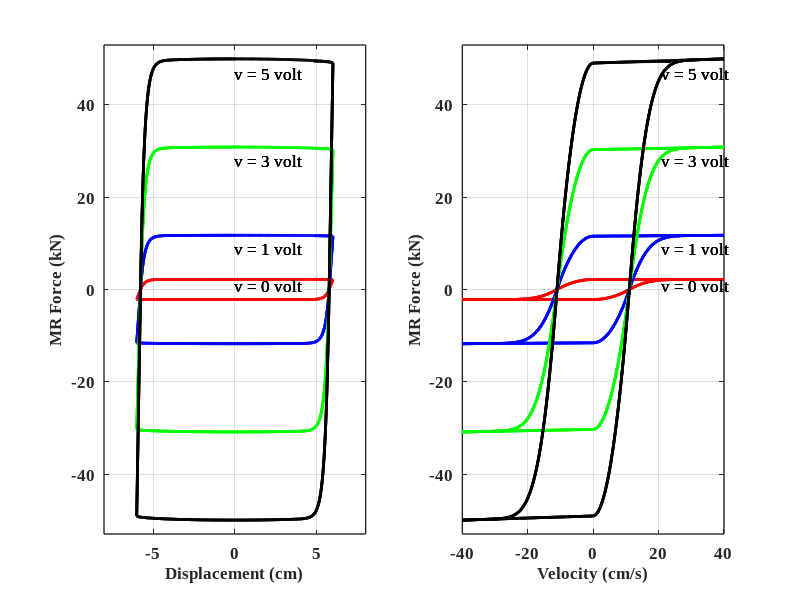

Source code (MATLAB):
%% Structural Dynamics and Vibration Control(M. Azimi et al.)
% This file plots MR damper response based on the given parameters
clear all; clc; close all;
%%
myStructure_ns = 1;
dt   = 0.001;
t    = 0:dt:2;
f = 1; %Hz
% w = 1/(2*pi())*f;
w=9.43;
Z = [  6*sin(w*t);           % cm
        40*cos(w*t)];        % cm/s
Z = 0.01*Z;  %cm to m;
  
%% Parameters are borrowed from "Modeling and control of magnetorheological dampers for seismic response reduction"

% References: 
web('https://scholar.google.com/citations?user=dfhewssAAAAJ&hl=en')
% Azimi, Mohsen. "Design of Structural Vibration Control Using Smart Materials and Devices for Earthquake-Resistant and Resilient Buildings." North Dakota State University: Fargo, ND, USA (2017).
% Azimi, Mohsen, and Asghar Molaei Yeznabad. "Swarm-Based Parallel Control of Adjacent Irregular Buildings Considering Soil–Structure Interaction." Journal of Sensor and Actuator Networks 9, no. 2 (2020): 18.
% 
%% MRdamper Constant Parameters
MRdamper_c0A    = 44;       % N.s/m
MRdamper_c0B    = 440;      % N.s/m . V

MRdamper_alphaA = 1087200;      % N/m
MRdamper_alphaB = 4691600;      % N/m . V

MRdamper_gamma  = 300;       % m^-2
MRdamper_beta   = 300;       % m^-2 
MRdamper_A      = 1.2; 
MRdamper_n      = 1;
MRdamper_eta    = 50;       % s^-1
MRdamper_x0     = 0;         % m 

%% Max. Capacity
MRdamper_Vmax     = 5;              % volt 
MRdamper_Fmax     = 50*10^3;            % N 

%% other Pre-allocations
MRdamper_c0     = [MRdamper_c0A,    zeros(1,max(size(t))-1)];               % Preallocations
MRdamper_alpha  = [MRdamper_alphaA, zeros(1,max(size(t))-1)];               % Preallocations

MRdamper_dz     = zeros(1,max(size(t)));                           % Preallocations
MRdamper_z      = zeros(1,max(size(t)));                           % Preallocations

MRdamper_F      = zeros(1,max(size(t)));                           % Preallocations
MRdamper_V      = 5*ones(1,max(size(t)));                          % Preallocations
MRdamper_u      = 1*ones(1,max(size(t)));                          % Preallocations

%% Parameters are borrowed from "Modeling and control of magnetorheological dampers for seismic response reduction"

for j = 1:4
    v = [0,1,3,5]; 
    MRdamper_V      = v(j)*ones(1,max(size(t)));                          % Preallocations
    
    colorMap = ['r','b','g','k'];

for i=2:numel(Z(1,:))
 %% f_callMRdamper()
 %% Update from the previous state (call from the saved global variables)
 
    v1     = Z(1+myStructure_ns,i-1);  
    v2     = Z(1+myStructure_ns,i);    
    

................................................
................................................
c0A    = MRdamper_c0A;     
c0B    = MRdamper_c0B;     

alphaA = MRdamper_alphaA; 
alphaB = MRdamper_alphaB;  

gamma  = MRdamper_gamma;   
beta   = MRdamper_beta;   
A      = MRdamper_A; 
n      = MRdamper_n;
eta    = MRdamper_eta;     
................................................
z2  = MRdamper_z(i);                   
V   = MRdamper_V(i);

u      = MRdamper_u(i-1); 
uD     = -eta*( u  -  V );
u      =  uD*dt  +  u;

%%     
% Damper constants computation                       
   c0    = c0A    + c0B.*u;  
   alpha = alphaA + alphaB.*u;
   %***********Determination of slopes using RK4***************

% y(i+1) = y(i)+dy
% dy     = 1/6 (k1+2K2+2k3+k4)h

...   k1=f(x(i),y(i))
...   k2=f(x(i)+h/2, y(i)+k1*h/2)
...   k3=f(x(i)+h/2, y(i)+k2*h/2)
...   k4=f(x(i)=h, y(i)+k3*h)
%     h=dt
%***********Determination of slopes using RK4 alt***************
 
kz1 = dt*(  -gamma.*abs(v1).*z2.*abs(z2).^(n-1) - beta.*(v1).*abs(z2).^n + A.*(v1) );

kz2 = dt*(  -gamma.*abs((v1+v2)/2).*(z2+kz1/2).*abs(z2+kz1/2).^(n-1)-beta.*( (v1+v2)/2 ).*abs(z2+kz1/2).^n + A.*( (v1+v2)/2 ) );
 
kz3 = dt*(  -gamma.*abs((v1+v2)/2).*(z2+kz2/2).*abs(z2+kz2/2).^(n-1) - beta.*( (v1+v2)/2 ).*abs(z2+kz2/2).^n + A.*( (v1+v2)/2 ) );
 
kz4 = dt*(  -gamma.*abs(v2).*(z2).*abs(z2).^(n-1)   -beta.* v2.*abs(z2+kz3).^n + A.* v2  );
 
                                                
% Next value of  variable (z)and variable (y)
        dz = (kz1 + 2*kz2 + 2*kz3 + kz4)/6;
        
        z3 = z2 + dz;  

      

%************Damper force using Modified Bouc-Wen model****************
   

  F = alpha.*z3 +  c0.*v2;
  %******************end********************************************
%   F = min(max(-MRdamper_Fmax,F),MRdamper_Fmax);
  
  
  %% Save the current state for the next step
MRdamper_c0(i)     = c0; 
MRdamper_alpha(i)  = alpha; 
MRdamper_dz(i)     = dz;                  
MRdamper_z(i+1)    = z3;                               
MRdamper_F(i)      = F; 
MRdamper_u(i)      = u;                  

end

figure (2); set(figure(2),'position',[300 100 800 400]);
            subplot(1,2,1); grid on; hold on; box on
            
            plot(Z(1,100:end)*100, MRdamper_F(100:end)/1000,colorMap(j), 'LineWidth',2)

            xlabel('Displacement (cm)', 'fontsize',12,'fontname','Times New Roman','FontWeight','Bold')
            ylabel('MR Force (kN)', 'fontsize',12,'fontname','Times New Roman','FontWeight','Bold')
            axis([-8 8 -53 53])

            text(0.01,47,'v = 5 volt','fontsize',12,'fontname','Times New Roman')
            text(0.01,28,'v = 3 volt','fontsize',12,'fontname','Times New Roman')
            text(0.01,9,'v = 1 volt','fontsize',12,'fontname','Times New Roman')
            text(0.01,1,'v = 0 volt','fontsize',12,'fontname','Times New Roman')
            set(gca, 'YTick',[-40, -20,0,20, 40],...
                     'XTick',[-5, 0,5],...
                     'FontWeight','bold','fontname','Times New Roman',...
                     'fontsize',12,...
                      'LineWidth',1);
            ..................................................

            subplot(1,2,2); hold on; box on; grid on;

            plot(Z(2,100:end)*100, MRdamper_F(100:end)/1000,colorMap(j), 'LineWidth',2)


            xlabel('Velocity (cm/s)', 'fontsize',12,'fontname','Times New Roman','FontWeight','Bold')
            ylabel('MR Force (kN)', 'fontsize',12,'fontname','Times New Roman','FontWeight','Bold')
            axis([-40 40 -53 53])

            text(21,47,'v = 5 volt','fontsize',12,'fontname','Times New Roman')
            text(21,28,'v = 3 volt','fontsize',12,'fontname','Times New Roman')
            text(21,9,'v = 1 volt','fontsize',12,'fontname','Times New Roman')
            text(21,1,'v = 0 volt','fontsize',12,'fontname','Times New Roman')

             set(gca, 'YTick',[-40, -20,0,20, 40],...
                      'XTick',[-40, -20,0,20, 40],...
                      'FontWeight','bold','fontname','Times New Roman',...
                      'FontSize',12,...
                      'LineWidth',1);

end
